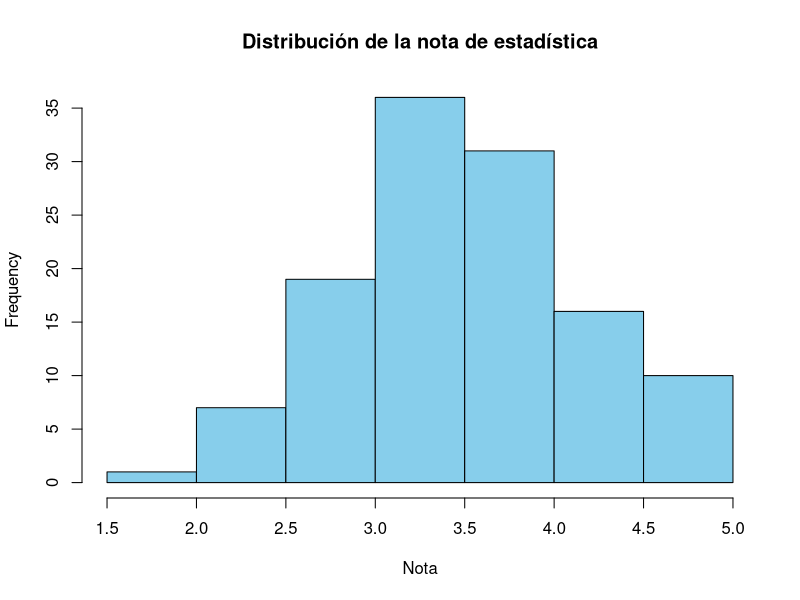
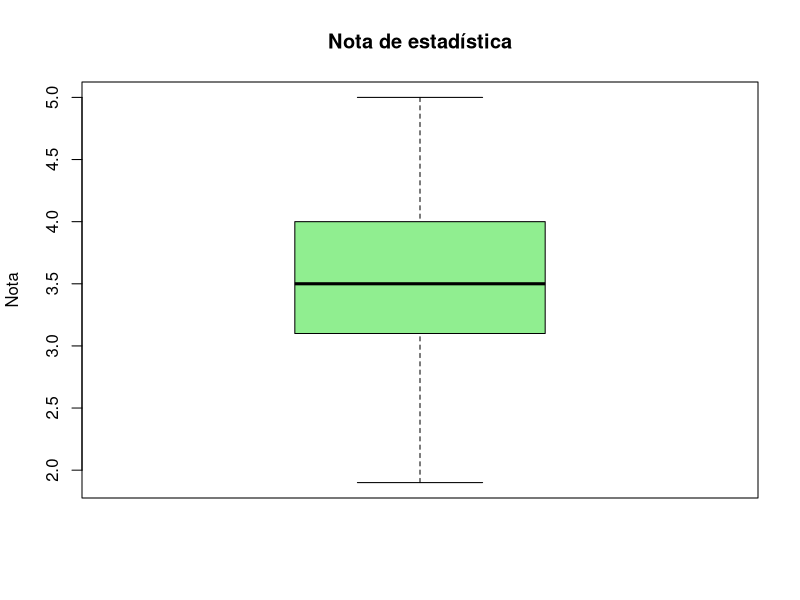
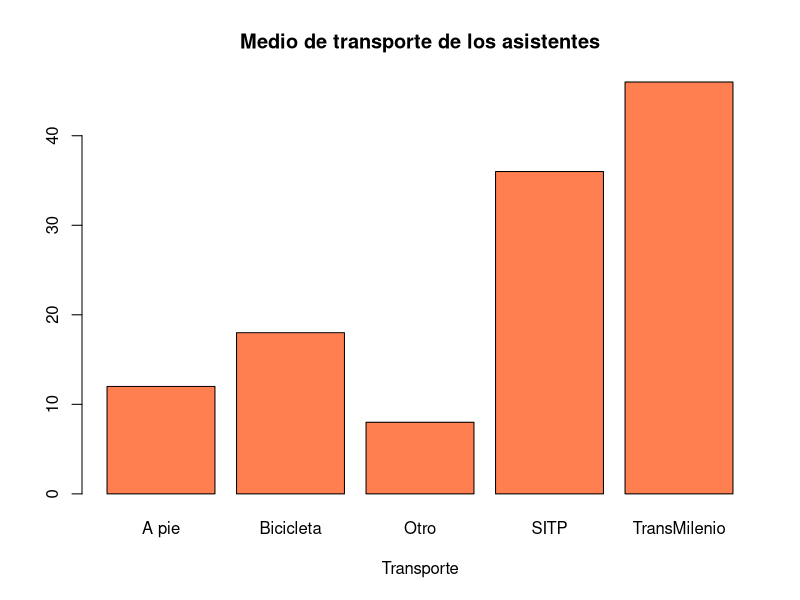
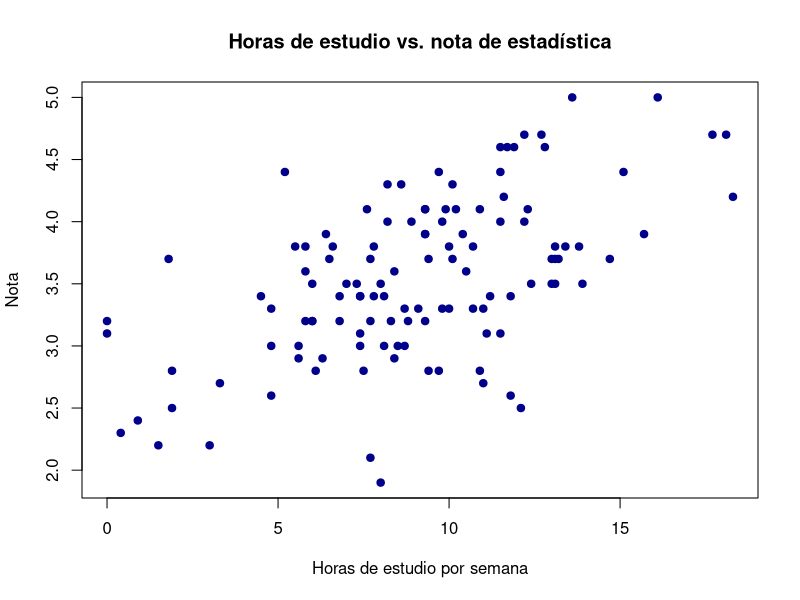

Generate these figures, in order, with R:
# ==============================================================================
# Introducción a la Probabilidad, Estadística y Programación con R
# Script de desarrollo (versión resuelta) — guía para quien facilita el taller
# Autor: Deiber Gongora
# ==============================================================================
#
# Este script sigue el mismo orden que la Planeación del taller (Actividades 1-8).
# Úsalo para proyectar en vivo y como respuesta de referencia frente a lo que
# vayan resolviendo los asistentes en su propio script (ver reto_asistentes.R).

# ------------------------------------------------------------------------------
# Actividad 2 | Probabilidad básica (+ contenido nuevo: simulación en R)
# ------------------------------------------------------------------------------
# Ejemplo clásico del dado, resuelto primero "a mano" y luego simulado.

# Espacio muestral
S <- 1:6
S

# Probabilidad teórica de "sacar par"
casos_favorables <- c(2, 4, 6)
p_teorica <- length(casos_favorables) / length(S)
p_teorica  # 0.5

# --- Nuevo: comprobar la probabilidad simulando el experimento muchas veces ---
# Esto conecta la teoría de la Actividad 2 con la práctica en R, antes de
# llegar a la Actividad 4 (Primeros pasos con R).
set.seed(1)
lanzamientos <- sample(1:6, size = 1000, replace = TRUE)
p_empirica <- mean(lanzamientos %% 2 == 0)
p_empirica  # debería acercarse a 0.5

# Mostrar cómo se acerca a la probabilidad teórica al aumentar los lanzamientos
n_lanz <- c(10, 100, 1000, 10000)
resultados <- sapply(n_lanz, function(n) {
  mean(sample(1:6, size = n, replace = TRUE) %% 2 == 0)
})
data.frame(n_lanz, resultados)

# ------------------------------------------------------------------------------
# Actividad 4 | Primeros pasos con R
# ------------------------------------------------------------------------------
edad <- 20
nombre <- "Ana"

edad
nombre

2 + 3 * 4
sqrt(16)
log(10)

# install.packages("ggplot2")  # solo si no está instalado
# library(ggplot2)

# ------------------------------------------------------------------------------
# Actividad 5 | Datos en R
# ------------------------------------------------------------------------------
# Vector simple para introducir la idea antes de pasar al data frame real.
notas_ejemplo <- c(3.5, 4.2, 2.8, 4.8)
notas_ejemplo

# c(1, "a") convierte todo a texto (mezclar tipos)
c(1, "a")

# --- Dataset del taller: encuesta_taller.csv ---
# Recuerda fijar el directorio de trabajo: Session > Set Working Directory
datos <- read.csv("encuesta_taller.csv", encoding = "UTF-8")

head(datos)
str(datos)
nrow(datos)

# ------------------------------------------------------------------------------
# Actividad 6 | Estadística descriptiva
# ------------------------------------------------------------------------------
# Medidas de tendencia central sobre la nota
mean(datos$nota_estadistica)
median(datos$nota_estadistica)

# Medidas de dispersión
range(datos$nota_estadistica)
var(datos$nota_estadistica)
sd(datos$nota_estadistica)
IQR(datos$nota_estadistica)

# Atajo
summary(datos$nota_estadistica)

# Moda (R no trae función nativa)
tabla_notas <- table(datos$nota_estadistica)
names(which.max(tabla_notas))

# --- Nuevo: tabla cruzada (dos variables cualitativas) ---
# Útil para retomar la clasificación de variables de la Actividad 3.
table(datos$transporte, datos$uso_R_antes)

# ------------------------------------------------------------------------------
# Actividad 7 | Visualización de datos (+ contenido nuevo: correlación)
# ------------------------------------------------------------------------------
hist(datos$nota_estadistica,
     main = "Distribución de la nota de estadística",
     xlab = "Nota", col = "skyblue")

boxplot(datos$nota_estadistica,
        main = "Nota de estadística",
        ylab = "Nota", col = "lightgreen")

barplot(table(datos$transporte),
        main = "Medio de transporte de los asistentes",
        xlab = "Transporte", col = "coral")

# --- Nuevo: ¿hay relación entre horas de estudio y la nota? ---
# Introduce el scatterplot y una primera idea de correlación,
# preparando el terreno para cursos posteriores de estadística.
plot(datos$horas_estudio_semana, datos$nota_estadistica,
     main = "Horas de estudio vs. nota de estadística",
     xlab = "Horas de estudio por semana", ylab = "Nota",
     pch = 19, col = "darkblue")

cor(datos$horas_estudio_semana, datos$nota_estadistica)

# ==============================================================================
# Fin del desarrollo. Ver reto_asistentes.R para la versión que se comparte
# con el grupo (mismos pasos, celdas en blanco para completar en vivo).
# ==============================================================================
